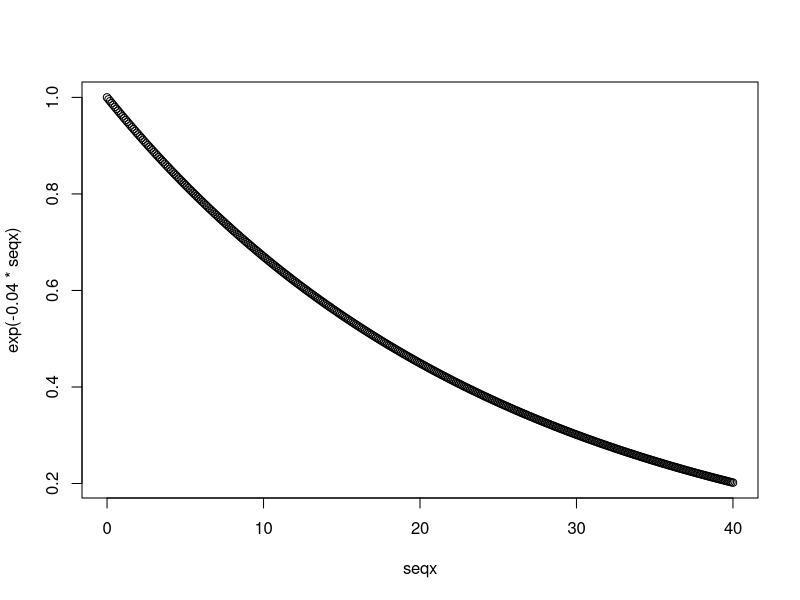

Reproduce this figure in R. (Note: this script raises an error after producing the figure.)
data1 <- rbinom(1000, 1, .282)
data2 <- rbinom(1000, 1, .323)

seqx <- seq(0,40,.1)
plot(seqx, exp(-.04*seqx))

dis <- round(15+30*runif(1000), 1)

data3 <- data.frame(
    distance = dis,
    success = rbinom(1000, 1, exp(-.07*dis))
  )

saveRDS(data1, file="~/Codes/Github/Teaching/ExoDay1/data1.Rds")
saveRDS(data2, file="~/Codes/Github/Teaching/ExoDay1/data2.Rds")
saveRDS(data3, file="~/Codes/Github/Teaching/ExoDay1/data3.Rds")
write.csv(data1, file="~/Codes/Github/Teaching/ExoDay1/data1.csv")
write.csv(data2, file="~/Codes/Github/Teaching/ExoDay1/data2.csv")
write.csv(data3, file="~/Codes/Github/Teaching/ExoDay1/data3.csv")
